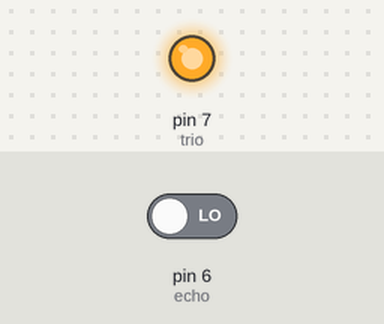
Bench run of a sketch on a simulated Arduino Uno, built with avr-gcc and run on an emulated ATmega328P. Shown: output pins drawn as LEDs (lit = HIGH). The test bench sets the inputs (shaded band); at power-on: pin 6 (echo) LOW. What the sketch prints to the serial monitor is not drawn.

Above: at 0.1 s.
Timing chart, 0 to 1.6 s (numbered marks = the images above):
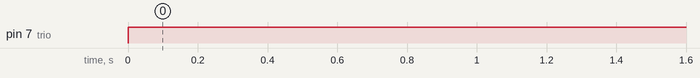

The sketch:

ultrasonic_lapdisp.ino
```cpp
int trio=7;
int echo=6;
long time;
long distance;
void setup() {
  // put your setup code here, to run once:
Serial.begin(9600);
pinMode(7,OUTPUT);
pinMode(6,INPUT);

}

void loop() {
  // put your main code here, to run repeatedly:
digitalWrite(trio,LOW);
delayMicroseconds(2);
digitalWrite(trio,HIGH);
delayMicroseconds(10);
digitalWrite(trio,HIGH);

time=pulseIn(echo,HIGH);
distance=time/29/2;
Serial.println(distance);
delay(200);
}
```

Measured:
- by itself, pin 7 (trio): LOW → HIGH at 0.00 s
